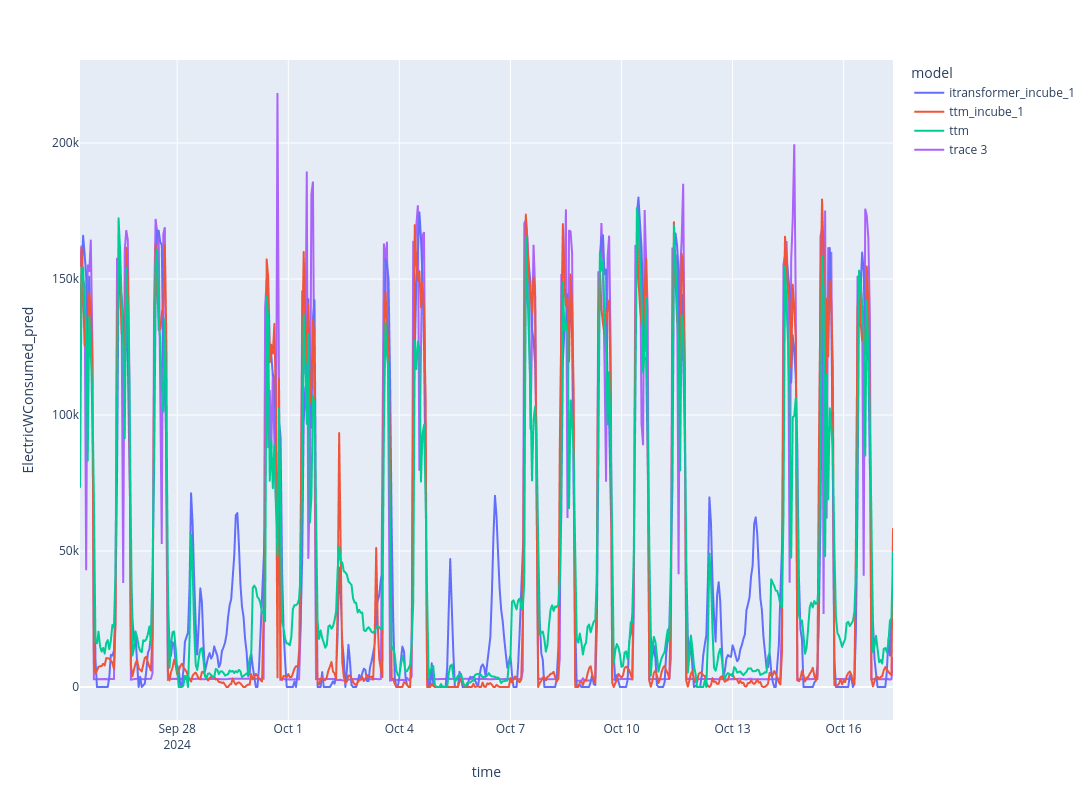

Source (notebook cell):
### Code cell
lag=1
fig = px.line(tot_pred[(tot_pred.lag==lag)], x='time', y='ElectricWConsumed_pred', color='model',width=2200,height=800)
fig.add_scatter(x = tot_pred[(tot_pred.lag==lag) & (tot_pred.model==tot_pred.model.unique()[0])].time, y=tot_pred[(tot_pred.lag==lag) & (tot_pred.model==tot_pred.model.unique()[0])].ElectricWConsumed)

### Figure 1 — Plotly figure (JSON) as saved in the notebook; plotly's stock layout.template omitted (floating-point values rounded to 4 significant figures; data arrays with more than 128 entries replaced by an {"elided": "..."} marker saying what was removed)
{"data": [{"hovertemplate": "model=itransformer_incube_1<br>time=%{x}<br>ElectricWConsumed_pred=%{y}<extra></extra>", "legendgroup": "itransformer_incube_1", "line": {"color": "#636efa", "dash": "solid"}, "marker": {"symbol": "circle"}, "mode": "lines", "name": "itransformer_incube_1", "showlegend": true, "type": "scattergl", "x": {"elided": "528 str values"}, "xaxis": "x", "y": {"elided": "528 float values"}, "yaxis": "y"}, {"hovertemplate": "model=ttm_incube_1<br>time=%{x}<br>ElectricWConsumed_pred=%{y}<extra></extra>", "legendgroup": "ttm_incube_1", "line": {"color": "#EF553B", "dash": "solid"}, "marker": {"symbol": "circle"}, "mode": "lines", "name": "ttm_incube_1", "showlegend": true, "type": "scattergl", "x": {"elided": "528 str values"}, "xaxis": "x", "y": {"elided": "528 float values"}, "yaxis": "y"}, {"hovertemplate": "model=ttm<br>time=%{x}<br>ElectricWConsumed_pred=%{y}<extra></extra>", "legendgroup": "ttm", "line": {"color": "#00cc96", "dash": "solid"}, "marker": {"symbol": "circle"}, "mode": "lines", "name": "ttm", "showlegend": true, "type": "scattergl", "x": {"elided": "528 str values"}, "xaxis": "x", "y": {"elided": "528 float values"}, "yaxis": "y"}, {"type": "scatter", "x": {"elided": "528 str values"}, "y": {"elided": "528 float values"}}], "layout": {"height": 800, "legend": {"title": {"text": "model"}, "tracegroupgap": 0}, "margin": {"t": 60}, "width": 2200, "xaxis": {"anchor": "y", "domain": [0, 1], "title": {"text": "time"}}, "yaxis": {"anchor": "x", "domain": [0, 1], "title": {"text": "ElectricWConsumed_pred"}}}}
